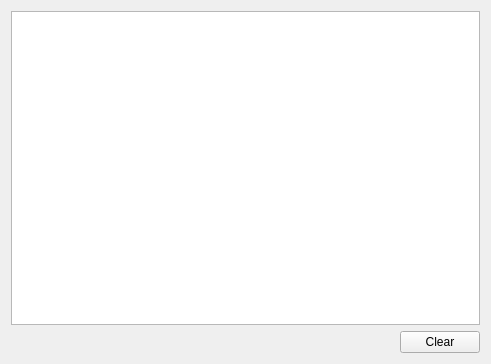
<?xml version="1.0" encoding="UTF-8"?>
<ui version="4.0">
 <class>Widget</class>
 <widget class="QWidget" name="Widget">
  <property name="geometry">
   <rect>
    <x>0</x>
    <y>0</y>
    <width>491</width>
    <height>364</height>
   </rect>
  </property>
  <property name="windowTitle">
   <string>Widget</string>
  </property>
  <layout class="QVBoxLayout" name="verticalLayout_2">
   <item>
    <layout class="QVBoxLayout" name="labelLayout"/>
   </item>
   <item>
    <widget class="QTextEdit" name="textEdit"/>
   </item>
   <item>
    <layout class="QHBoxLayout" name="horizontalLayout">
     <item>
      <spacer name="horizontalSpacer">
       <property name="orientation">
        <enum>Qt::Horizontal</enum>
       </property>
       <property name="sizeHint" stdset="0">
        <size>
         <width>40</width>
         <height>20</height>
        </size>
       </property>
      </spacer>
     </item>
     <item>
      <widget class="QPushButton" name="clearButton">
       <property name="text">
        <string>Clear</string>
       </property>
      </widget>
     </item>
    </layout>
   </item>
  </layout>
  <zorder>clearButton</zorder>
  <zorder>horizontalSpacer</zorder>
  <zorder>textEdit</zorder>
  <zorder>verticalLayoutWidget</zorder>
  <zorder>clearButton</zorder>
 </widget>
 <layoutdefault spacing="6" margin="11"/>
 <resources/>
 <connections/>
</ui>
